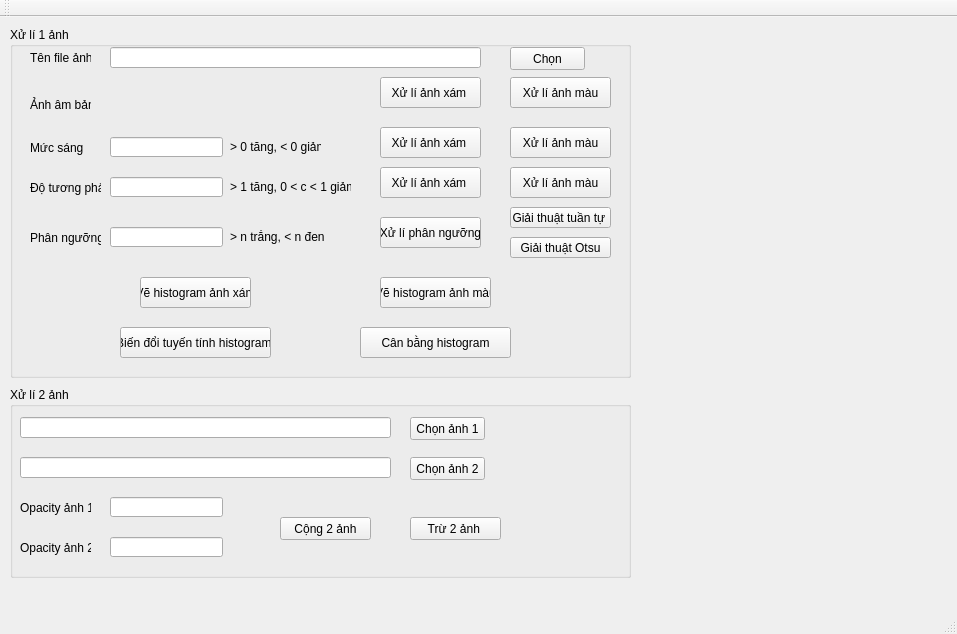
<?xml version="1.0" encoding="UTF-8"?>
<ui version="4.0">
 <class>MainWindow</class>
 <widget class="QMainWindow" name="MainWindow">
  <property name="geometry">
   <rect>
    <x>0</x>
    <y>0</y>
    <width>957</width>
    <height>634</height>
   </rect>
  </property>
  <property name="windowTitle">
   <string>MainWindow</string>
  </property>
  <widget class="QWidget" name="centralWidget">
   <widget class="QGroupBox" name="gBoxXL1A">
    <property name="geometry">
     <rect>
      <x>10</x>
      <y>10</y>
      <width>621</width>
      <height>351</height>
     </rect>
    </property>
    <property name="title">
     <string>Xử lí 1 ảnh</string>
    </property>
    <widget class="QLabel" name="lb_TenFile">
     <property name="geometry">
      <rect>
       <x>20</x>
       <y>20</y>
       <width>61</width>
       <height>21</height>
      </rect>
     </property>
     <property name="text">
      <string>Tên file ảnh</string>
     </property>
    </widget>
    <widget class="QLineEdit" name="ln_TenFile">
     <property name="geometry">
      <rect>
       <x>100</x>
       <y>20</y>
       <width>371</width>
       <height>21</height>
      </rect>
     </property>
    </widget>
    <widget class="QPushButton" name="bt_Chon">
     <property name="geometry">
      <rect>
       <x>500</x>
       <y>20</y>
       <width>75</width>
       <height>23</height>
      </rect>
     </property>
     <property name="text">
      <string>Chọn</string>
     </property>
    </widget>
    <widget class="QLabel" name="label">
     <property name="geometry">
      <rect>
       <x>20</x>
       <y>70</y>
       <width>61</width>
       <height>16</height>
      </rect>
     </property>
     <property name="text">
      <string>Ảnh âm bản</string>
     </property>
    </widget>
    <widget class="QPushButton" name="bt_xlax">
     <property name="geometry">
      <rect>
       <x>370</x>
       <y>50</y>
       <width>101</width>
       <height>31</height>
      </rect>
     </property>
     <property name="text">
      <string>Xử lí ảnh xám </string>
     </property>
    </widget>
    <widget class="QPushButton" name="bt_xlam">
     <property name="geometry">
      <rect>
       <x>500</x>
       <y>50</y>
       <width>101</width>
       <height>31</height>
      </rect>
     </property>
     <property name="text">
      <string>Xử lí ảnh màu</string>
     </property>
    </widget>
    <widget class="QLineEdit" name="ln_ms">
     <property name="geometry">
      <rect>
       <x>100</x>
       <y>110</y>
       <width>113</width>
       <height>20</height>
      </rect>
     </property>
    </widget>
    <widget class="QLabel" name="lb_ms">
     <property name="geometry">
      <rect>
       <x>20</x>
       <y>105</y>
       <width>61</width>
       <height>31</height>
      </rect>
     </property>
     <property name="text">
      <string>Mức sáng</string>
     </property>
    </widget>
    <widget class="QLabel" name="lb_mstitle">
     <property name="geometry">
      <rect>
       <x>220</x>
       <y>110</y>
       <width>91</width>
       <height>21</height>
      </rect>
     </property>
     <property name="text">
      <string>&gt; 0 tăng, &lt; 0 giảm </string>
     </property>
    </widget>
    <widget class="QPushButton" name="bt_xlax_ms">
     <property name="geometry">
      <rect>
       <x>370</x>
       <y>100</y>
       <width>101</width>
       <height>31</height>
      </rect>
     </property>
     <property name="text">
      <string>Xử lí ảnh xám </string>
     </property>
    </widget>
    <widget class="QPushButton" name="bt_xlam_ms">
     <property name="geometry">
      <rect>
       <x>500</x>
       <y>100</y>
       <width>101</width>
       <height>31</height>
      </rect>
     </property>
     <property name="text">
      <string>Xử lí ảnh màu</string>
     </property>
    </widget>
    <widget class="QLabel" name="lb_dtp">
     <property name="geometry">
      <rect>
       <x>20</x>
       <y>140</y>
       <width>71</width>
       <height>41</height>
      </rect>
     </property>
     <property name="text">
      <string>Độ tương phản</string>
     </property>
    </widget>
    <widget class="QLineEdit" name="ln_dtp">
     <property name="geometry">
      <rect>
       <x>100</x>
       <y>150</y>
       <width>113</width>
       <height>20</height>
      </rect>
     </property>
    </widget>
    <widget class="QLabel" name="lb_dtptitle">
     <property name="geometry">
      <rect>
       <x>220</x>
       <y>150</y>
       <width>121</width>
       <height>21</height>
      </rect>
     </property>
     <property name="text">
      <string>&gt; 1 tăng, 0 &lt; c &lt; 1 giảm</string>
     </property>
    </widget>
    <widget class="QPushButton" name="bt_xlax_dtp">
     <property name="geometry">
      <rect>
       <x>370</x>
       <y>140</y>
       <width>101</width>
       <height>31</height>
      </rect>
     </property>
     <property name="text">
      <string>Xử lí ảnh xám </string>
     </property>
    </widget>
    <widget class="QPushButton" name="bt_xlam_dtp">
     <property name="geometry">
      <rect>
       <x>500</x>
       <y>140</y>
       <width>101</width>
       <height>31</height>
      </rect>
     </property>
     <property name="text">
      <string>Xử lí ảnh màu</string>
     </property>
    </widget>
    <widget class="QLabel" name="lb_dtp_2">
     <property name="geometry">
      <rect>
       <x>20</x>
       <y>190</y>
       <width>71</width>
       <height>41</height>
      </rect>
     </property>
     <property name="text">
      <string>Phân ngưỡng </string>
     </property>
    </widget>
    <widget class="QLineEdit" name="ln_pn">
     <property name="geometry">
      <rect>
       <x>100</x>
       <y>200</y>
       <width>113</width>
       <height>20</height>
      </rect>
     </property>
    </widget>
    <widget class="QLabel" name="lb_pntitle">
     <property name="geometry">
      <rect>
       <x>220</x>
       <y>200</y>
       <width>121</width>
       <height>21</height>
      </rect>
     </property>
     <property name="text">
      <string>&gt; n trắng, &lt; n đen</string>
     </property>
    </widget>
    <widget class="QPushButton" name="bt_xlpn">
     <property name="geometry">
      <rect>
       <x>370</x>
       <y>190</y>
       <width>101</width>
       <height>31</height>
      </rect>
     </property>
     <property name="text">
      <string>Xử lí phân ngưỡng</string>
     </property>
    </widget>
    <widget class="QPushButton" name="bt_gttt">
     <property name="geometry">
      <rect>
       <x>500</x>
       <y>180</y>
       <width>101</width>
       <height>21</height>
      </rect>
     </property>
     <property name="text">
      <string>Giải thuật tuần tự </string>
     </property>
    </widget>
    <widget class="QPushButton" name="bt_gtos">
     <property name="geometry">
      <rect>
       <x>500</x>
       <y>210</y>
       <width>101</width>
       <height>21</height>
      </rect>
     </property>
     <property name="text">
      <string>Giải thuật Otsu</string>
     </property>
    </widget>
    <widget class="QPushButton" name="bt_vhax">
     <property name="geometry">
      <rect>
       <x>130</x>
       <y>250</y>
       <width>111</width>
       <height>31</height>
      </rect>
     </property>
     <property name="text">
      <string>Vẽ histogram ảnh xám</string>
     </property>
    </widget>
    <widget class="QPushButton" name="bt_vham">
     <property name="geometry">
      <rect>
       <x>370</x>
       <y>250</y>
       <width>111</width>
       <height>31</height>
      </rect>
     </property>
     <property name="text">
      <string>Vẽ histogram ảnh màu</string>
     </property>
    </widget>
    <widget class="QPushButton" name="bt_bdtth">
     <property name="geometry">
      <rect>
       <x>110</x>
       <y>300</y>
       <width>151</width>
       <height>31</height>
      </rect>
     </property>
     <property name="text">
      <string>Biến đổi tuyến tính histogram </string>
     </property>
    </widget>
    <widget class="QPushButton" name="bt_cbh">
     <property name="geometry">
      <rect>
       <x>350</x>
       <y>300</y>
       <width>151</width>
       <height>31</height>
      </rect>
     </property>
     <property name="text">
      <string>Cân bằng histogram</string>
     </property>
    </widget>
   </widget>
   <widget class="QGroupBox" name="gBox_xl2a">
    <property name="geometry">
     <rect>
      <x>10</x>
      <y>370</y>
      <width>621</width>
      <height>191</height>
     </rect>
    </property>
    <property name="title">
     <string>Xử lí 2 ảnh</string>
    </property>
    <widget class="QLineEdit" name="ln_TenFile_xl2a_1">
     <property name="geometry">
      <rect>
       <x>10</x>
       <y>30</y>
       <width>371</width>
       <height>21</height>
      </rect>
     </property>
    </widget>
    <widget class="QLineEdit" name="ln_TenFile_xl2a_2">
     <property name="geometry">
      <rect>
       <x>10</x>
       <y>70</y>
       <width>371</width>
       <height>21</height>
      </rect>
     </property>
    </widget>
    <widget class="QPushButton" name="bt_Chon_xl2a_1">
     <property name="geometry">
      <rect>
       <x>400</x>
       <y>30</y>
       <width>75</width>
       <height>23</height>
      </rect>
     </property>
     <property name="text">
      <string>Chọn ảnh 1</string>
     </property>
    </widget>
    <widget class="QPushButton" name="bt_Chon_xl2a_2">
     <property name="geometry">
      <rect>
       <x>400</x>
       <y>70</y>
       <width>75</width>
       <height>23</height>
      </rect>
     </property>
     <property name="text">
      <string>Chọn ảnh 2</string>
     </property>
    </widget>
    <widget class="QLabel" name="lb_opc_1">
     <property name="geometry">
      <rect>
       <x>10</x>
       <y>100</y>
       <width>71</width>
       <height>41</height>
      </rect>
     </property>
     <property name="text">
      <string>Opacity ảnh 1</string>
     </property>
    </widget>
    <widget class="QLabel" name="lb_opc_2">
     <property name="geometry">
      <rect>
       <x>10</x>
       <y>150</y>
       <width>71</width>
       <height>21</height>
      </rect>
     </property>
     <property name="text">
      <string>Opacity ảnh 2</string>
     </property>
    </widget>
    <widget class="QLineEdit" name="ln_opc_1">
     <property name="geometry">
      <rect>
       <x>100</x>
       <y>110</y>
       <width>113</width>
       <height>20</height>
      </rect>
     </property>
    </widget>
    <widget class="QLineEdit" name="ln_opc_2">
     <property name="geometry">
      <rect>
       <x>100</x>
       <y>150</y>
       <width>113</width>
       <height>20</height>
      </rect>
     </property>
    </widget>
    <widget class="QPushButton" name="bt_cong2a">
     <property name="geometry">
      <rect>
       <x>270</x>
       <y>130</y>
       <width>91</width>
       <height>23</height>
      </rect>
     </property>
     <property name="text">
      <string>Cộng 2 ảnh</string>
     </property>
    </widget>
    <widget class="QPushButton" name="bt_tru2a">
     <property name="geometry">
      <rect>
       <x>400</x>
       <y>130</y>
       <width>91</width>
       <height>23</height>
      </rect>
     </property>
     <property name="text">
      <string>Trừ 2 ảnh </string>
     </property>
    </widget>
   </widget>
  </widget>
  <widget class="QMenuBar" name="menuBar">
   <property name="geometry">
    <rect>
     <x>0</x>
     <y>0</y>
     <width>957</width>
     <height>21</height>
    </rect>
   </property>
  </widget>
  <widget class="QToolBar" name="mainToolBar">
   <attribute name="toolBarArea">
    <enum>TopToolBarArea</enum>
   </attribute>
   <attribute name="toolBarBreak">
    <bool>false</bool>
   </attribute>
  </widget>
  <widget class="QStatusBar" name="statusBar"/>
 </widget>
 <layoutdefault spacing="6" margin="11"/>
 <resources/>
 <connections/>
</ui>
